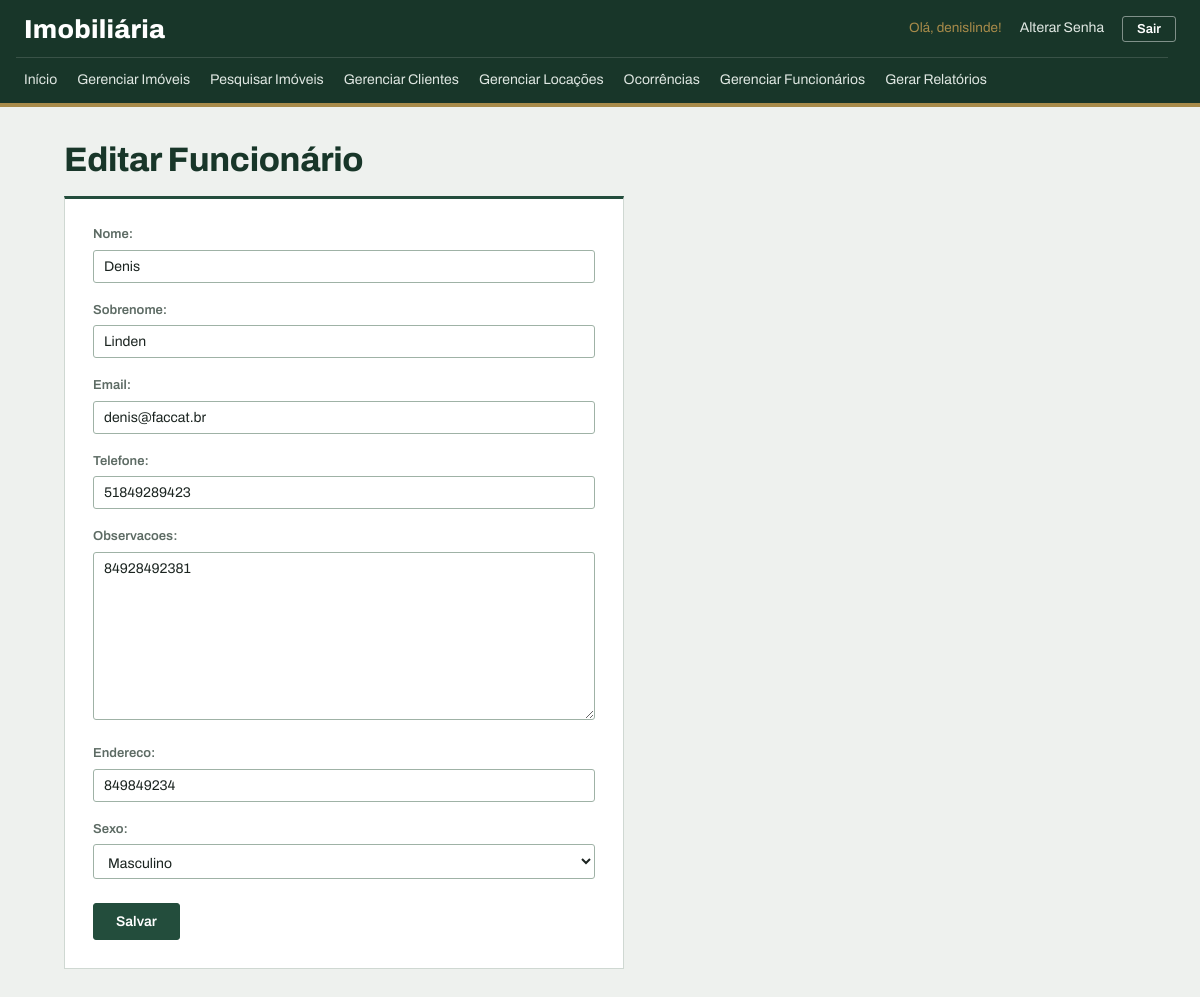
Screenshot of /editar_funcionario/1/ (signed in) with the database file from the repository.
### meu_app/models.py (models this page shows, shortened)
class Funcionario(models.Model):
    nome = models.CharField(max_length=100)
    sobrenome = models.CharField(max_length=100)
    email = models.EmailField()
    telefone = models.CharField(max_length=20)
    observacoes = models.TextField(blank=True)
    endereco = models.CharField(max_length=200, blank=True)
    sexo = models.CharField(max_length=1, choices=SEXO_CHOICES)
    ativo = models.BooleanField(default=True)
    data_cadastro = models.DateTimeField(auto_now_add=True)

### meu_app/views.py (the view, shortened to what this page needs)
# urls.py: path('editar_funcionario/<int:id>/',
@login_required
def editar_funcionario(request, id):
    if not request.user.is_superuser:
        messages.error(
            request, 'Apenas administradores podem acessar esta página')
        return redirect('index')
    funcionario = Funcionario.objects.get(id=id)
    form = FuncionarioForm(instance=funcionario)
    dados = {
        'formulario': form
    }
    return render(request, 'editar_funcionario.html', dados)

### meu_app/templates/editar_funcionario.html (shortened to what this page needs)
{% load static %}
<!DOCTYPE html>
<html lang="en">
<head>
    <link rel="stylesheet" href="{% static 'css/style.css' %}">
</head>
<body>
    {% include '_menu.html' %}
    <h1>Editar Funcionário</h1>
    <div class="container-principal">
        <form method="post">
            {{ formulario.as_p }}
            <button type="submit">Salvar</button>
        </form>
    </div>
</body>
</html>

### meu_app/templates/_menu.html (shortened to what this page needs)
<nav>
    <div>
        <a href="{% url 'index' %}"> Início </a>
        <a href="{% url 'listar_imoveis' %}"> Gerenciar Imóveis </a>
        <a href="{% url 'pesquisar_imoveis' %}"> Pesquisar Imóveis </a>
        <a href="{% url 'listar_clientes' %}"> Gerenciar Clientes </a>
        <a href="{% url 'listar_locacoes' %}"> Gerenciar Locações </a>
        <a href="{% url 'listar_ocorrencias' %}"> Ocorrências </a>
        {% if user.is_superuser %}
            <a href="{% url 'listar_funcionarios' %}"> Gerenciar Funcionários </a>
            <a href="{% url 'gerar_relatorio' %}"> Gerar Relatórios </a>
        {% endif %}
    </div>
    <div class="usuario-menu">
        {% if user.is_authenticated %}
            <span>Olá, {{ user.username }}!</span>
            <a href="{% url 'alterar_senha' %}">Alterar Senha</a>
            <form method="post" action="{% url 'logout' %}">
                <button type="submit" class="link-logout">Sair</button>
            </form>
        {% else %}
            <a href="{% url 'login' %}">Entrar</a>
        {% endif %}
    </div>
</nav>

### meu_app/static/css/style.css (style rules this page uses)
:root { --floresta: #234d3c; --floresta-escuro: #183629; --latao: #a88b4a; --papel: #eef1ee; --branco: #ffffff; --linha: #cfd8d2; --linha-forte: #9fb2a6; --tinta: #1b2420; --tinta-suave: #5d6b64; --alerta: #9e3a2a; --destaque-linha: #f3f6f3; --coluna: 1120px; --raio: 3px; }
body { margin: 0; background-color: var(--papel); color: var(--tinta); font-family: 'Archivo', 'Segoe UI', Arial, sans-serif; font-size: 15px; line-height: 1.5; font-variant-numeric: tabular-nums; }
h1 { max-width: var(--coluna); margin: 34px auto 18px auto; padding: 0 24px; box-sizing: border-box; text-align: left; color: var(--floresta-escuro); font-size: 34px; font-weight: 750; font-stretch: 75%; line-height: 1.1; letter-spacing: -0.01em; }
a { color: var(--floresta); }
nav { display: flex; flex-wrap: wrap; align-items: center; background-color: var(--floresta-escuro); border-bottom: 4px solid var(--latao); padding: 0 24px; }
nav::before { content: "Imobiliária"; order: 1; color: var(--branco); font-size: 26px; font-weight: 800; font-stretch: 62%; letter-spacing: 0.01em; padding: 10px 0 8px 0; }
.usuario-menu { order: 2; margin-left: auto; display: flex; align-items: center; gap: 12px; color: var(--latao); font-size: 13.5px; white-space: nowrap; }
nav > div:first-child { order: 3; flex-basis: 100%; display: flex; flex-wrap: wrap; gap: 4px; border-top: 1px solid rgba(255, 255, 255, 0.14); padding: 4px 0; margin-left: -8px; }
nav a { text-decoration: none; color: #dfe7e2; padding: 7px 8px; font-size: 14px; white-space: nowrap; border-bottom: 2px solid transparent; }
.usuario-menu a { padding: 4px 6px; }
.usuario-menu form { display: inline; margin: 0; }
.link-logout { background-color: transparent; color: var(--branco); border: 1px solid rgba(255, 255, 255, 0.45); border-radius: var(--raio); padding: 5px 14px; font-size: 13px; font-weight: 600; font-family: inherit; cursor: pointer; }
button, .botao-novo { display: inline-block; background-color: var(--floresta); color: var(--branco); border: 1px solid var(--floresta); border-radius: var(--raio); padding: 8px 16px; font-size: 14px; font-family: inherit; font-weight: 600; text-decoration: none; cursor: pointer; }
input[type="text"], input[type="number"], input[type="email"], input[type="password"], input[type="date"], select, textarea { padding: 8px 10px; border: 1px solid var(--linha-forte); border-radius: var(--raio); background-color: var(--branco); font-size: 14px; font-family: inherit; color: var(--tinta); }
textarea { min-height: 100px; resize: vertical; }
.container-principal { display: flex; justify-content: flex-start; max-width: var(--coluna); margin: 0 auto; padding: 0 24px; box-sizing: border-box; }
.container-principal form { width: 100%; max-width: 560px; background-color: var(--branco); border: 1px solid var(--linha); border-top: 3px solid var(--floresta); padding: 26px 28px 28px 28px; margin-bottom: 48px; box-sizing: border-box; }
.container-principal form p { margin: 0 0 18px 0; }
.container-principal label { display: block; margin-bottom: 5px; font-weight: 600; font-size: 13px; color: var(--tinta-suave); }
.container-principal input[type="text"], .container-principal input[type="number"], .container-principal input[type="email"], .container-principal input[type="password"], .container-principal input[type="date"], .container-principal select, .container-principal textarea { width: 100%; box-sizing: border-box; }
.container-principal button { margin-top: 6px; padding: 10px 22px; }

### rows the page displays
Funcionario: nome "Denis", sobrenome "Linden", email "denis@faccat.br", telefone "51849289423", observacoes "84928492381", endereco "849849234", sexo "Masculino"

### other values shown
{{ user.username }} "denislinde"
